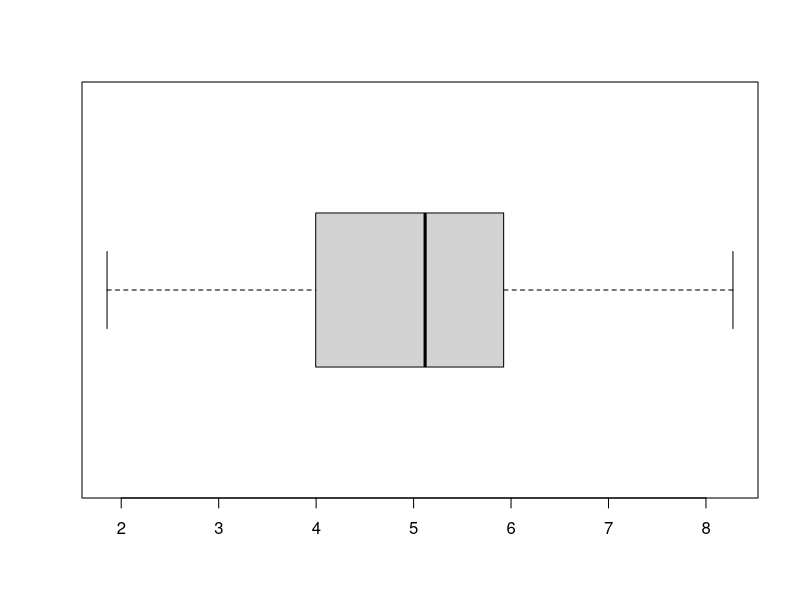
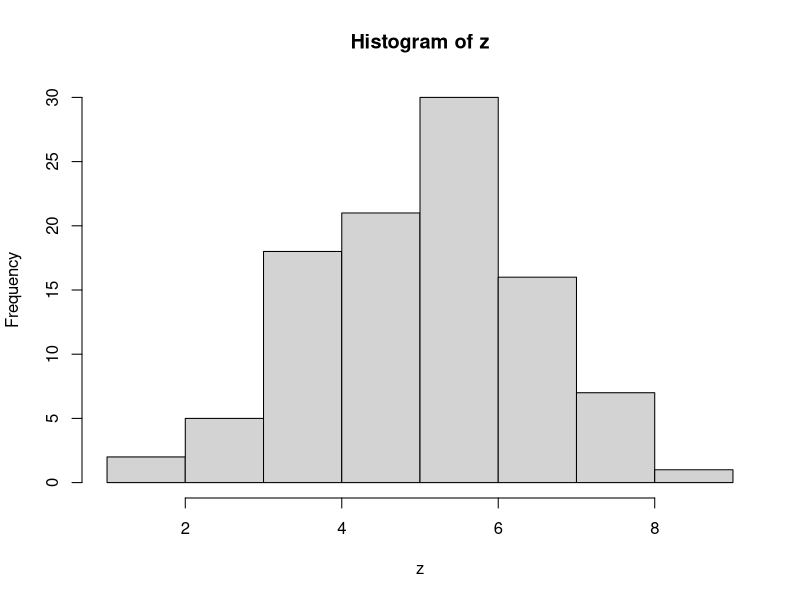
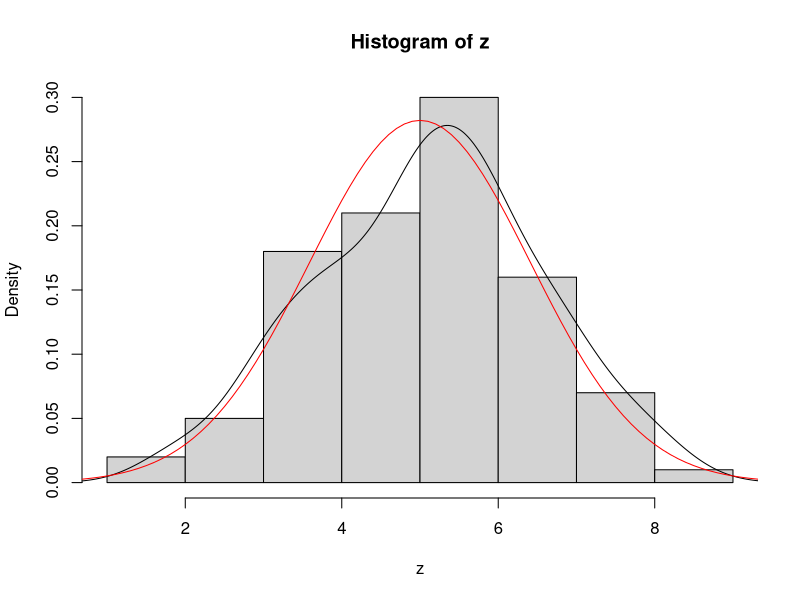
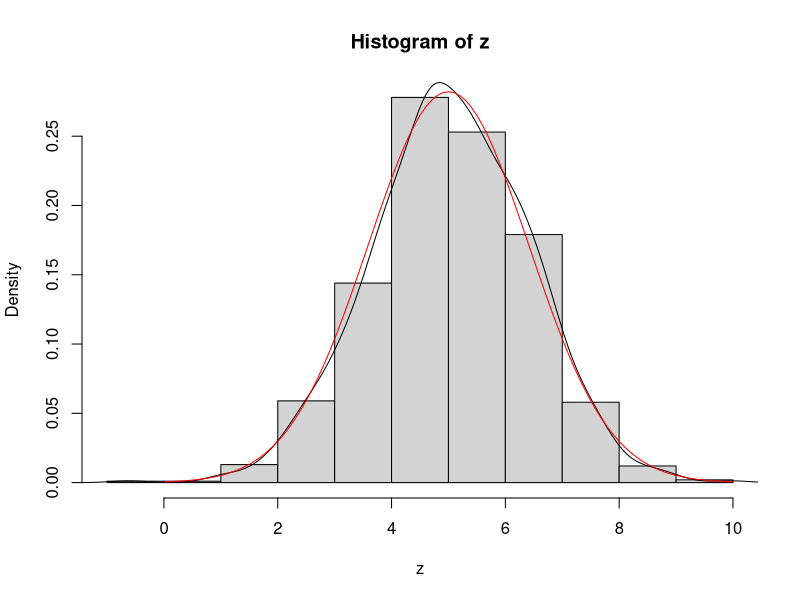

These charts were generated, in order, by the following R code:
z = rnorm(100, 5, sqrt(2))
boxplot(z, horizontal = T)
hist(z)
hist(z, probability = T)
lines(density(z))
x=seq(0, 10, 0.1)
y = dnorm(x, 5, sqrt(2))
lines(x, y, col = 'red')
z = rnorm(1000, 5, sqrt(2))
hist(z, probability = T)
lines(density(z))
lines(x, y, col = 'red')
